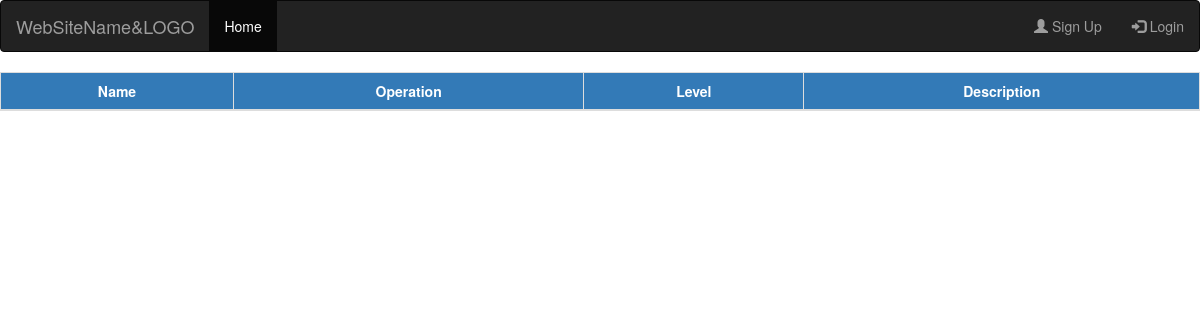
Page /all_skill/ on the earlier database version.
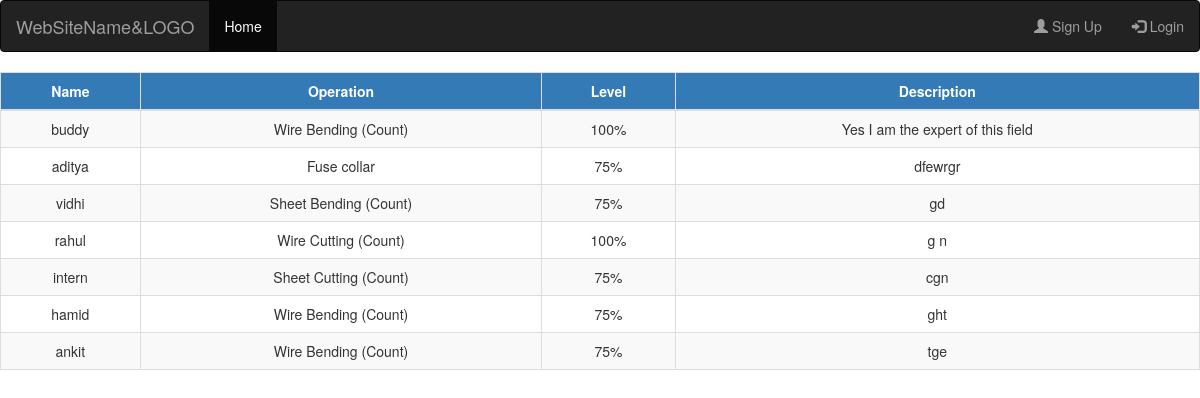
Same page on the later database version.
### skill_matrix/models.py (models this page shows, shortened)
class Scale(models.Model):
    level=models.CharField(choices=cho,max_length=50)
    operation = models.ForeignKey(Operat, on_delete=models.CASCADE)
    skill_desc=models.TextField(max_length=1500)
    use = models.ForeignKey(User, on_delete=models.CASCADE,null=True,blank=True)

class Operat(models.Model):
    type_of_operations = models.CharField(max_length=50)
    opt_weightage = models.IntegerField()
    operation_desc=models.TextField(max_length=500)
    def __str__(self):
        return self.type_of_operations

### skill_matrix/views.py (the view)
# urls.py: path('all_skill/',views.all_skill,name='all_skill'),
def all_skill(request):
    table = Scale.objects.all()
    return render(request, 'scale_matrix/all_skill.html',{'table':table})

### skill_matrix/templates/scale_matrix/all_skill.html
{% extends 'scale_matrix/base.html' %}
{% block body %}
<table class="table table-bordered table-striped table-hover table-responsive" >
<thead class="thead-dark">
<tr  class="btn-primary"><th style="text-align: center;">Name</th ><th style="text-align: center;">Operation</th><th style="text-align: center;">Level</th><th style="text-align: center;">Description</th></tr></thead>
   {% for i in table %}
       <tr style="text-align: center">
<td >{{ i.use}}</td>
       <td>{{ i.operation }}</td>
       <td>{{ i.level }}</td>
       <td>{{ i.skill_desc }}</td>
       </tr>
{% endfor %}
</table>
{% endblock %}

Differences in the rows shown:
added Scale: use "buddy", operation "Wire Bending (Count)", level "100%", skill_desc "Yes I am the expert of this field"
added Scale: use "aditya", operation "Fuse collar", level "75%", skill_desc "dfewrgr"
added Scale: use "vidhi", operation "Sheet Bending (Count)", level "75%", skill_desc "gd"
added Scale: use "rahul", operation "Wire Cutting (Count)", level "100%", skill_desc "g n"
added Scale: use "intern", operation "Sheet Cutting (Count)", level "75%", skill_desc "cgn"
added Scale: use "hamid", operation "Wire Bending (Count)", level "75%", skill_desc "ght"
added Scale: use "ankit", operation "Wire Bending (Count)", level "75%", skill_desc "tge"
